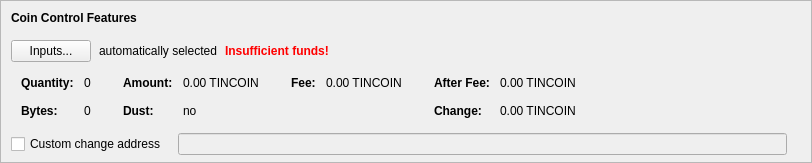
    <widget class="QFrame" name="frameCoinControl">
     <property name="sizePolicy">
      <sizepolicy hsizetype="Expanding" vsizetype="Expanding">
       <horstretch>0</horstretch>
       <verstretch>0</verstretch>
      </sizepolicy>
     </property>
     <property name="maximumSize">
      <size>
       <width>16777215</width>
       <height>16777215</height>
      </size>
     </property>
     <property name="frameShape">
      <enum>QFrame::StyledPanel</enum>
     </property>
     <property name="frameShadow">
      <enum>QFrame::Sunken</enum>
     </property>
     <layout class="QVBoxLayout" name="verticalLayoutCoinControl2">
      <property name="spacing">
       <number>0</number>
      </property>
      <property name="leftMargin">
       <number>0</number>
      </property>
      <property name="topMargin">
       <number>0</number>
      </property>
      <property name="rightMargin">
       <number>0</number>
      </property>
      <property name="bottomMargin">
       <number>6</number>
      </property>
      <item>
       <layout class="QVBoxLayout" name="verticalLayoutCoinControl" stretch="0,0,0,0,1">
        <property name="spacing">
         <number>0</number>
        </property>
        <property name="leftMargin">
         <number>10</number>
        </property>
        <property name="topMargin">
         <number>10</number>
        </property>
        <item>
         <layout class="QHBoxLayout" name="horizontalLayoutCoinControl1">
          <property name="bottomMargin">
           <number>15</number>
          </property>
          <item>
           <widget class="QLabel" name="labelCoinControlFeatures">
            <property name="sizePolicy">
             <sizepolicy hsizetype="Preferred" vsizetype="Maximum">
              <horstretch>0</horstretch>
              <verstretch>0</verstretch>
             </sizepolicy>
            </property>
            <property name="font">
             <font>
              <weight>75</weight>
              <bold>true</bold>
             </font>
            </property>
            <property name="styleSheet">
             <string notr="true">font-weight:bold;</string>
            </property>
            <property name="text">
             <string>Coin Control Features</string>
            </property>
           </widget>
          </item>
         </layout>
        </item>
        <item>
         <layout class="QHBoxLayout" name="horizontalLayoutCoinControl2" stretch="0,0,0,0">
          <property name="spacing">
           <number>8</number>
          </property>
          <property name="bottomMargin">
           <number>10</number>
          </property>
          <item>
           <widget class="QPushButton" name="pushButtonCoinControl">
            <property name="styleSheet">
             <string notr="true"/>
            </property>
            <property name="text">
             <string>Inputs...</string>
            </property>
            <property name="autoDefault">
             <bool>false</bool>
            </property>
           </widget>
          </item>
          <item>
           <widget class="QLabel" name="labelCoinControlAutomaticallySelected">
            <property name="text">
             <string>automatically selected</string>
            </property>
            <property name="margin">
             <number>5</number>
            </property>
           </widget>
          </item>
          <item>
           <widget class="QLabel" name="labelCoinControlInsuffFunds">
            <property name="font">
             <font>
              <weight>75</weight>
              <bold>true</bold>
             </font>
            </property>
            <property name="styleSheet">
             <string notr="true">color:red;font-weight:bold;</string>
            </property>
            <property name="text">
             <string>Insufficient funds!</string>
            </property>
            <property name="margin">
             <number>5</number>
            </property>
           </widget>
          </item>
          <item>
           <spacer name="horizontalSpacerCoinControl">
            <property name="orientation">
             <enum>Qt::Horizontal</enum>
            </property>
            <property name="sizeHint" stdset="0">
             <size>
              <width>40</width>
              <height>1</height>
             </size>
            </property>
           </spacer>
          </item>
         </layout>
        </item>
        <item>
         <widget class="QWidget" name="widgetCoinControl" native="true">
          <property name="sizePolicy">
           <sizepolicy hsizetype="Preferred" vsizetype="Preferred">
            <horstretch>0</horstretch>
            <verstretch>0</verstretch>
           </sizepolicy>
          </property>
          <property name="minimumSize">
           <size>
            <width>0</width>
            <height>0</height>
           </size>
          </property>
          <property name="styleSheet">
           <string notr="true"/>
          </property>
          <layout class="QHBoxLayout" name="horizontalLayoutCoinControl5">
           <property name="leftMargin">
            <number>0</number>
           </property>
           <property name="topMargin">
            <number>0</number>
           </property>
           <property name="rightMargin">
            <number>0</number>
           </property>
           <property name="bottomMargin">
            <number>0</number>
           </property>
           <item>
            <layout class="QHBoxLayout" name="horizontalLayoutCoinControl3" stretch="0,0,0,1">
             <property name="spacing">
              <number>20</number>
             </property>
             <property name="topMargin">
              <number>0</number>
             </property>
             <property name="bottomMargin">
              <number>10</number>
             </property>
             <item>
              <layout class="QFormLayout" name="formLayoutCoinControl1">
               <property name="horizontalSpacing">
                <number>10</number>
               </property>
               <property name="verticalSpacing">
                <number>14</number>
               </property>
               <property name="leftMargin">
                <number>10</number>
               </property>
               <property name="topMargin">
                <number>4</number>
               </property>
               <property name="rightMargin">
                <number>6</number>
               </property>
               <item row="0" column="0">
                <widget class="QLabel" name="labelCoinControlQuantityText">
                 <property name="font">
                  <font>
                   <weight>75</weight>
                   <bold>true</bold>
                  </font>
                 </property>
                 <property name="text">
                  <string>Quantity:</string>
                 </property>
                 <property name="margin">
                  <number>0</number>
                 </property>
                </widget>
               </item>
               <item row="0" column="1">
                <widget class="QLabel" name="labelCoinControlQuantity">
                 <property name="cursor">
                  <cursorShape>IBeamCursor</cursorShape>
                 </property>
                 <property name="contextMenuPolicy">
                  <enum>Qt::ActionsContextMenu</enum>
                 </property>
                 <property name="text">
                  <string notr="true">0</string>
                 </property>
                 <property name="margin">
                  <number>0</number>
                 </property>
                 <property name="textInteractionFlags">
                  <set>Qt::LinksAccessibleByMouse|Qt::TextSelectableByKeyboard|Qt::TextSelectableByMouse</set>
                 </property>
                </widget>
               </item>
               <item row="1" column="0">
                <widget class="QLabel" name="labelCoinControlBytesText">
                 <property name="font">
                  <font>
                   <weight>75</weight>
                   <bold>true</bold>
                  </font>
                 </property>
                 <property name="text">
                  <string>Bytes:</string>
                 </property>
                </widget>
               </item>
               <item row="1" column="1">
                <widget class="QLabel" name="labelCoinControlBytes">
                 <property name="cursor">
                  <cursorShape>IBeamCursor</cursorShape>
                 </property>
                 <property name="contextMenuPolicy">
                  <enum>Qt::ActionsContextMenu</enum>
                 </property>
                 <property name="text">
                  <string notr="true">0</string>
                 </property>
                 <property name="textInteractionFlags">
                  <set>Qt::LinksAccessibleByMouse|Qt::TextSelectableByKeyboard|Qt::TextSelectableByMouse</set>
                 </property>
                </widget>
               </item>
              </layout>
             </item>
             <item>
              <layout class="QFormLayout" name="formLayoutCoinControl2">
               <property name="horizontalSpacing">
                <number>10</number>
               </property>
               <property name="verticalSpacing">
                <number>14</number>
               </property>
               <property name="leftMargin">
                <number>6</number>
               </property>
               <property name="topMargin">
                <number>4</number>
               </property>
               <property name="rightMargin">
                <number>6</number>
               </property>
               <item row="0" column="0">
                <widget class="QLabel" name="labelCoinControlAmountText">
                 <property name="font">
                  <font>
                   <weight>75</weight>
                   <bold>true</bold>
                  </font>
                 </property>
                 <property name="text">
                  <string>Amount:</string>
                 </property>
                 <property name="margin">
                  <number>0</number>
                 </property>
                </widget>
               </item>
               <item row="0" column="1">
                <widget class="QLabel" name="labelCoinControlAmount">
                 <property name="cursor">
                  <cursorShape>IBeamCursor</cursorShape>
                 </property>
                 <property name="contextMenuPolicy">
                  <enum>Qt::ActionsContextMenu</enum>
                 </property>
                 <property name="text">
                  <string notr="true">0.00 TINCOIN</string>
                 </property>
                 <property name="textInteractionFlags">
                  <set>Qt::LinksAccessibleByMouse|Qt::TextSelectableByKeyboard|Qt::TextSelectableByMouse</set>
                 </property>
                </widget>
               </item>
               <item row="1" column="0">
                <widget class="QLabel" name="labelCoinControlLowOutputText">
                 <property name="font">
                  <font>
                   <weight>75</weight>
                   <bold>true</bold>
                  </font>
                 </property>
                 <property name="text">
                  <string>Dust:</string>
                 </property>
                </widget>
               </item>
               <item row="1" column="1">
                <widget class="QLabel" name="labelCoinControlLowOutput">
                 <property name="cursor">
                  <cursorShape>IBeamCursor</cursorShape>
                 </property>
                 <property name="contextMenuPolicy">
                  <enum>Qt::ActionsContextMenu</enum>
                 </property>
                 <property name="text">
                  <string notr="true">no</string>
                 </property>
                 <property name="textInteractionFlags">
                  <set>Qt::LinksAccessibleByMouse|Qt::TextSelectableByKeyboard|Qt::TextSelectableByMouse</set>
                 </property>
                </widget>
               </item>
              </layout>
             </item>
             <item>
              <layout class="QFormLayout" name="formLayoutCoinControl3">
               <property name="horizontalSpacing">
                <number>10</number>
               </property>
               <property name="verticalSpacing">
                <number>14</number>
               </property>
               <property name="leftMargin">
                <number>6</number>
               </property>
               <property name="topMargin">
                <number>4</number>
               </property>
               <property name="rightMargin">
                <number>6</number>
               </property>
               <item row="0" column="0">
                <widget class="QLabel" name="labelCoinControlFeeText">
                 <property name="font">
                  <font>
                   <weight>75</weight>
                   <bold>true</bold>
                  </font>
                 </property>
                 <property name="text">
                  <string>Fee:</string>
                 </property>
                 <property name="margin">
                  <number>0</number>
                 </property>
                </widget>
               </item>
               <item row="0" column="1">
                <widget class="QLabel" name="labelCoinControlFee">
                 <property name="cursor">
                  <cursorShape>IBeamCursor</cursorShape>
                 </property>
                 <property name="contextMenuPolicy">
                  <enum>Qt::ActionsContextMenu</enum>
                 </property>
                 <property name="text">
                  <string notr="true">0.00 TINCOIN</string>
                 </property>
                 <property name="textInteractionFlags">
                  <set>Qt::LinksAccessibleByMouse|Qt::TextSelectableByKeyboard|Qt::TextSelectableByMouse</set>
                 </property>
                </widget>
               </item>
             </layout>
             </item>
             <item>
              <layout class="QFormLayout" name="formLayoutCoinControl4">
               <property name="horizontalSpacing">
                <number>10</number>
               </property>
               <property name="verticalSpacing">
                <number>14</number>
               </property>
               <property name="leftMargin">
                <number>6</number>
               </property>
               <property name="topMargin">
                <number>4</number>
               </property>
               <property name="rightMargin">
                <number>6</number>
               </property>
               <item row="0" column="0">
                <widget class="QLabel" name="labelCoinControlAfterFeeText">
                 <property name="font">
                  <font>
                   <weight>75</weight>
                   <bold>true</bold>
                  </font>
                 </property>
                 <property name="text">
                  <string>After Fee:</string>
                 </property>
                 <property name="margin">
                  <number>0</number>
                 </property>
                </widget>
               </item>
               <item row="0" column="1">
                <widget class="QLabel" name="labelCoinControlAfterFee">
                 <property name="cursor">
                  <cursorShape>IBeamCursor</cursorShape>
                 </property>
                 <property name="contextMenuPolicy">
                  <enum>Qt::ActionsContextMenu</enum>
                 </property>
                 <property name="text">
                  <string notr="true">0.00 TINCOIN</string>
                 </property>
                 <property name="textInteractionFlags">
                  <set>Qt::LinksAccessibleByMouse|Qt::TextSelectableByKeyboard|Qt::TextSelectableByMouse</set>
                 </property>
                </widget>
               </item>
               <item row="1" column="0">
                <widget class="QLabel" name="labelCoinControlChangeText">
                 <property name="font">
                  <font>
                   <weight>75</weight>
                   <bold>true</bold>
                  </font>
                 </property>
                 <property name="text">
                  <string>Change:</string>
                 </property>
                </widget>
               </item>
               <item row="1" column="1">
                <widget class="QLabel" name="labelCoinControlChange">
                 <property name="cursor">
                  <cursorShape>IBeamCursor</cursorShape>
                 </property>
                 <property name="contextMenuPolicy">
                  <enum>Qt::ActionsContextMenu</enum>
                 </property>
                 <property name="text">
                  <string notr="true">0.00 TINCOIN</string>
                 </property>
                 <property name="textInteractionFlags">
                  <set>Qt::LinksAccessibleByMouse|Qt::TextSelectableByKeyboard|Qt::TextSelectableByMouse</set>
                 </property>
                </widget>
               </item>
              </layout>
             </item>
            </layout>
           </item>
          </layout>
         </widget>
        </item>
        <item>
         <layout class="QHBoxLayout" name="horizontalLayoutCoinControl4" stretch="0,0,0">
          <property name="spacing">
           <number>12</number>
          </property>
          <property name="sizeConstraint">
           <enum>QLayout::SetDefaultConstraint</enum>
          </property>
          <property name="topMargin">
           <number>5</number>
          </property>
          <property name="rightMargin">
           <number>5</number>
          </property>
          <item>
           <widget class="QCheckBox" name="checkBoxCoinControlChange">
            <property name="toolTip">
             <string>If this is activated, but the change address is empty or invalid, change will be sent to a newly generated address.</string>
            </property>
            <property name="text">
             <string>Custom change address</string>
            </property>
           </widget>
          </item>
          <item>
           <widget class="QValidatedLineEdit" name="lineEditCoinControlChange">
            <property name="enabled">
             <bool>false</bool>
            </property>
            <property name="sizePolicy">
             <sizepolicy hsizetype="Expanding" vsizetype="Fixed">
              <horstretch>0</horstretch>
              <verstretch>0</verstretch>
             </sizepolicy>
            </property>
           </widget>
          </item>
          <item>
           <widget class="QLabel" name="labelCoinControlChangeLabel">
            <property name="sizePolicy">
             <sizepolicy hsizetype="Preferred" vsizetype="Expanding">
              <horstretch>0</horstretch>
              <verstretch>0</verstretch>
             </sizepolicy>
            </property>
            <property name="minimumSize">
             <size>
              <width>0</width>
              <height>0</height>
             </size>
            </property>
            <property name="text">
             <string/>
            </property>
            <property name="margin">
             <number>3</number>
            </property>
           </widget>
          </item>
         </layout>
        </item>
        <item>
         <spacer name="verticalSpacerCoinControl">
          <property name="orientation">
           <enum>Qt::Vertical</enum>
          </property>
          <property name="sizeHint" stdset="0">
           <size>
            <width>800</width>
            <height>1</height>
           </size>
          </property>
         </spacer>
        </item>
       </layout>
      </item>
     </layout>
    </widget>
